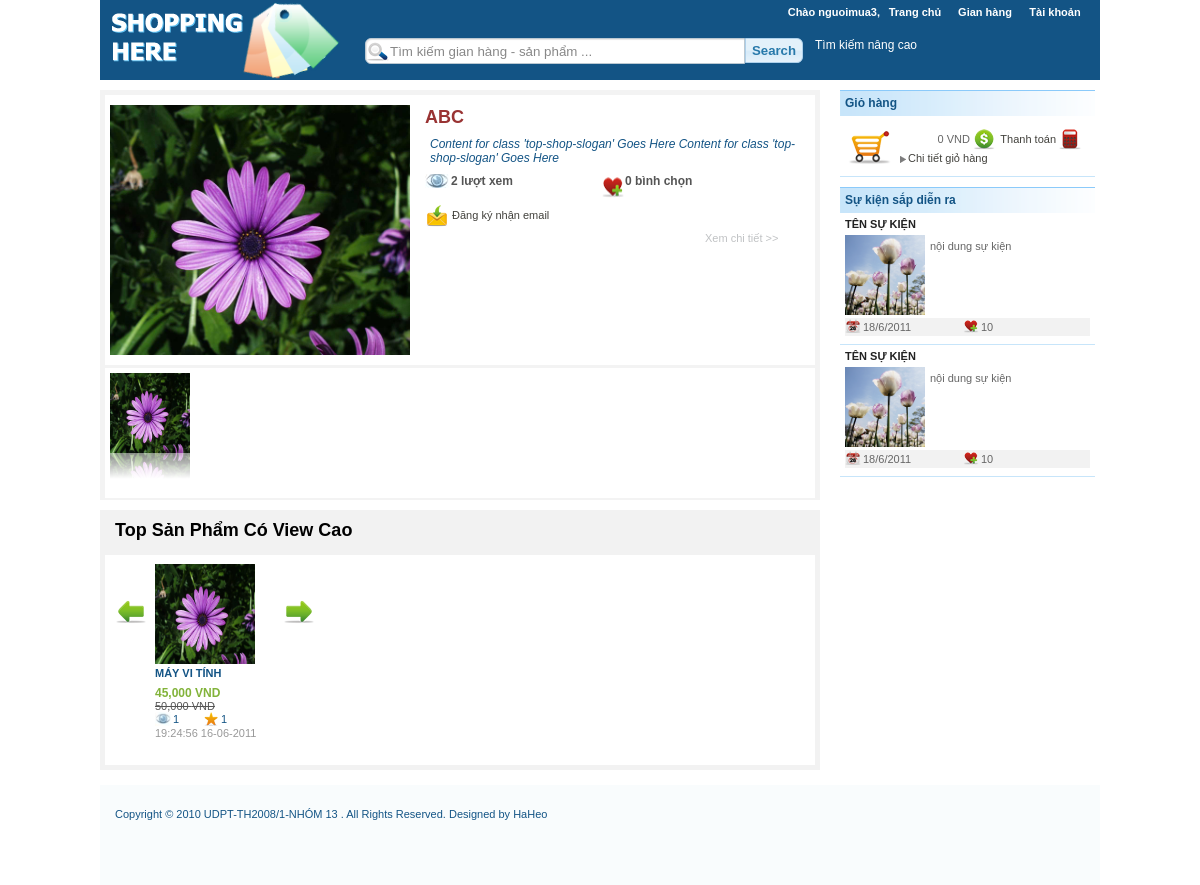
The page /index.php (signed in) on the database its author committed.
### tables this page shows
CREATE TABLE `gian_hang` (
  `MaGianHang` int(11) NOT NULL,
  `MaNguoiDung` int(11) NOT NULL,
  `TenGianHang` varchar(100) DEFAULT NULL,
  `NgayTao` datetime DEFAULT NULL,
  `NgayXoa` datetime DEFAULT NULL,
  `NguoiXoa` int(11) DEFAULT NULL,
  `NgayCapNhat` datetime DEFAULT NULL,
  `NguoiCapNhat` int(11) DEFAULT NULL,
  `Theme` varchar(100) DEFAULT NULL,
  `DaXoa` int(11) NOT NULL,
  `LuotXem` int(10) NOT NULL DEFAULT '0',
  `ThongTin` varchar(100) DEFAULT NULL,
  PRIMARY KEY (`MaGianHang`),
  KEY `FK_Gian_Hang_Nguoi_Dung` (`MaNguoiDung`),
  CONSTRAINT `FK_Gian_Hang_Doi_Tuong` FOREIGN KEY (`MaGianHang`) REFERENCES `doi_tuong` (`MaDoiTuong`) ON DELETE NO ACTION ON UPDATE NO ACTION,
  CONSTRAINT `FK_Gian_Hang_Nguoi_Dung` FOREIGN KEY (`MaNguoiDung`) REFERENCES `nguoi_dung` (`MaNguoiDung`) ON DELETE NO ACTION ON UPDATE NO ACTION
);

CREATE TABLE `san_pham` (
  `Ma` int(11) NOT NULL,
  `MaSanPham` varchar(20) DEFAULT NULL,
  `TenSanPham` varchar(100) NOT NULL,
  `SoLuong` int(11) NOT NULL,
  `DonGiaGoc` double NOT NULL,
  `DonGiaBan` double DEFAULT NULL,
  `DacDiemSP` text,
  `NgayDang` datetime NOT NULL,
  `NgayCapNhat` datetime DEFAULT NULL,
  `NguoiCapNhat` int(11) DEFAULT NULL,
  `DaXoa` int(11) DEFAULT NULL,
  `NguoiXoa` int(11) DEFAULT NULL,
  `NgayXoa` datetime DEFAULT NULL,
  `HinhAnh` varchar(50) DEFAULT NULL,
  `MaLoaiSP` int(11) DEFAULT NULL,
  `LuotXem` int(11) NOT NULL DEFAULT '0',
  PRIMARY KEY (`Ma`),
  KEY `FK_San_Pham_Loai_SP1` (`MaLoaiSP`),
  CONSTRAINT `FK_San_Pham_Doi_Tuong` FOREIGN KEY (`Ma`) REFERENCES `doi_tuong` (`MaDoiTuong`) ON DELETE NO ACTION ON UPDATE NO ACTION,
  CONSTRAINT `FK_San_Pham_Loai_SP1` FOREIGN KEY (`MaLoaiSP`) REFERENCES `loai_san_pham` (`MaLoaiSP`) ON DELETE NO ACTION ON UPDATE NO ACTION
);

### class/ConnectDB.php (called while the page is built, shortened)
<?php
class ConnectDB {
	public static function OpenConnection()
	{
		return true;
	}
}
?>

### class/GianHangDAO.php (called while the page is built, shortened)
<?php
require_once ('ConnectDB.php');
class GianHangDAO extends ConnectDB {
	public static function LayTatCaGianHangTheoNgayTao($number)
	{
		$lstGianHang = array();
		try
		{
			$strSQL = "SELECT * FROM `gian_hang` ORDER BY `LuotXem` DESC, `NgayTao` DESC ";
			if ($number > 0)
				$strSQL .= " LIMIT 0, $number ";
			$strSQL .= " ;";
			$result = mysql_query($strSQL, ConnectDB::$mLink);
			while ($row = mysql_fetch_array($result))
			{
				$gianHangDto = new GianHangDTO();
				$gianHangDto->MaGianHang = $row["MaGianHang"];
				$gianHangDto->MaNguoiDung = $row["MaNguoiDung"];
				$gianHangDto->TenGianHang = $row["TenGianHang"];
				$gianHangDto->NgayTao = $row["NgayTao"];
				$gianHangDto->NgayXoa = $row["NgayXoa"];
				$gianHangDto->NguoiXoa = $row["NguoiXoa"];
				$gianHangDto->NgayCapNhat = $row["NgayCapNhat"];
				$gianHangDto->NguoiCapNhat = $row["NguoiCapNhat"];
				$gianHangDto->Theme = $row["Theme"];
				$gianHangDto->DaXoa = $row["DaXoa"];
				$gianHangDto->LuotXem = $row["LuotXem"];
				$gianHangDto->ThongTin = $row["ThongTin"];
				array_push($lstGianHang, $gianHangDto);
			}
		}
		catch (Exception $e)
		{
			$lstGianHang = null;
		}
		return $lstGianHang;
	}
}
?>

### class/LikesDAO.php (called while the page is built, shortened)
<?php
require_once ('ConnectDB.php');
 class LikesDAO extends ConnectDB {
 	public  static  function LayDanhSachLikesTheoMaDoiTuong($maDoiTuong)
	{
		$lstLikes = array();
		try {
			$strSQL = "select * from Likes where MaDoiTuong = $maDoiTuong;";
			$result = mysql_query($strSQL, ConnectDB::$mLink);
			if(!$result || mysql_num_rows($result) <= 0)
				return null;
		} catch (Exception $e) {
			$lstLikes = null;
		}
		return $lstLikes;
	}
 	public  static  function TinhSoSaoTBCuaMotDoiTuong($maDoiTuong)
	{
		$soSaoTB = 0;
		try {
			$strSQL = "select * from Likes where MaDoiTuong = $maDoiTuong;";
			$result = mysql_query($strSQL, ConnectDB::$mLink);
			$numRow = mysql_num_rows($result);
			$tongSoSao = 0;
			while ($row = mysql_fetch_array($result) )
			{
				$tongSoSao = $tongSoSao + $row["SoSao"];
			}
			$soSaoTB = $tongSoSao/$numRow;
		} catch (Exception $e) {
			$soSaoTB = 0;
		}
		return $soSaoTB;
	}
 }
?>

### class/SanPhamDAO.php (called while the page is built, shortened)
<?php
require_once 'ConnectDB.php';
class SanPhamDAO extends ConnectDB {
	public  static  function LayDanhSachSanPham($soLuong)
	{
		$lstSanPham = array();
		try {
			if ($soLuong > 0)
				$strSQL = "SELECT * FROM `San_pham` WHERE DaXoa = 0 ORDER BY `LuotXem` DESC, `NgayDang` DESC LIMIT 0, $soLuong;";
			else
				$strSQL = "SELECT * FROM `San_pham` WHERE DaXoa = 0 ORDER BY `LuotXem` DESC, `NgayDang` DESC;";
			$result = mysql_query($strSQL, ConnectDB::$mLink);
			while ($row = mysql_fetch_array($result) )
			{
				$sanPhamDto = new SanPhamDTO();
				$sanPhamDto->Ma = $row["Ma"];
				$sanPhamDto->TenSanPham = $row["TenSanPham"];
				$sanPhamDto->SoLuong = $row["SoLuong"];
				$sanPhamDto->DonGiaGoc = $row["DonGiaGoc"];
				$sanPhamDto->DonGiaBan = $row["DonGiaBan"];
				$sanPhamDto->DacDiemSP = $row["DacDiemSP"];
				$sanPhamDto->NgayDang = $row["NgayDang"];
				$sanPhamDto->NgayCapNhat = $row["NgayCapNhat"];
				$sanPhamDto->NguoiCapNhat = $row["NguoiCapNhat"];
				$sanPhamDto->DaXoa = $row["DaXoa"];
				$sanPhamDto->NgayXoa = $row["NgayXoa"];
				$sanPhamDto->NguoiXoa = $row["NguoiXoa"];
				$sanPhamDto->MaLoaiSP = $row["MaLoaiSP"];
				$sanPhamDto->HinhAnh =$row["HinhAnh"];
				$sanPhamDto->LuotXem = $row["LuotXem"];
				array_push($lstSanPham, $sanPhamDto);
			}
		} catch (Exception $e) {
			$lstSanPham = array();
		}
		return $lstSanPham;
	}
	public  static  function LayMaGianHangCuaSanPham($maSanPham)
	{
		$res = 0;
		try {
			if (!ConnectDB::OpenConnection())
				return;
			else
			{
				$strSQL = "	SELECT lsp.MaGianHang
							FROM san_pham sp, loai_san_pham lsp
							WHERE sp.Ma = $maSanPham AND sp.MaLoaiSP = lsp.MaLoaiSP and sp.DaXoa = 0;";
				$result = mysql_query($strSQL);
				$row = mysql_fetch_array($result);
				$res = $row["MaGianHang"];
			}
		} catch (Exception $e) {
			$res = 0;
		}
		return $res;
	}
}
?>

### controls/ucTopProduct.php (the view)
<div class="top-product">
   		<div class="top-list-product-wrapper">
       	  <div class="top-list-product-title">
				Top sản phẩm có view cao
          </div>
          <div class="top-list-product-content">
              <div class="top-list-product-item-back">
              </div>
                <?php
					require_once ('class/SanPhamDAO.php');
					$dsTopSanPham = SanPhamDAO::LayDanhSachSanPham(5);
					$strOutput = "";
					if (count($dsTopSanPham) == 0)
					{
						$strOutput = "<p><i>Website chưa có sản phẩm nào.</i></p>";
					}
					else
					{
						for($i = 0; $i< count($dsTopSanPham); $i++)
						{
							$sanPham = $dsTopSanPham[$i];
							$maGH = SanPhamDAO::LayMaGianHangCuaSanPham($sanPham->Ma);
							$donGiaBan = formatMoney($sanPham->DonGiaBan);
							$donGiaGoc = formatMoney($sanPham->DonGiaGoc);
							$soSao = LikesDAO::TinhSoSaoTBCuaMotDoiTuong($sanPham->Ma);
							$ngayDangSP = date_create($sanPham->NgayDang);
							$ngayDangSP = $ngayDangSP->format('H:i:s d-m-Y ');
							$strOutput .=
							"<div class='top-list-product-item'>
								<a href='chi_tiet_san_pham?maSanPham=$sanPham->Ma&maGianHang=$maGH'>
									<img src='$sanPham->HinhAnh' width='350' height='350' />
								</a>
								<div class='name'>
								<a  href='chi_tiet_san_pham?maSanPham=$sanPham->Ma&maGianHang=$maGH'>
									$sanPham->TenSanPham
								</a>
								</div>";
							if ($donGiaBan < $donGiaGoc)
							{
								$strOutput .= "<div class='new-price'>$donGiaBan VND</div>
										<div class='old-price'>$donGiaGoc VND</div>";
							}
							else
							{
								$strOutput .= "<div class='new-price'>$donGiaGoc VND</div>";
							}
							$strOutput .= "
								<div class='top-list-product-item-info'>
								  <a href='#'><div class='views'>$sanPham->LuotXem</div></a>
								  <a href='#'><div class='stars'>$soSao</div></a>
								</div>
								 <div class='top-list-product-item-info'> ";
							$strOutput .=" <a href='#'><div class='time-upload'>$ngayDangSP</div></a>
								</div>
							</div>";
						}
					}
					echo $strOutput;
				?>
              <div class="top-list-product-item-next">
              </div>
          </div>
   		</div>
      </div>

### controls/ucTopShop.php
<div class="top-shop">
    <div class="top-shop-wrapper">
	  <?php
      require_once ('class/GianHangDAO.php');
      require_once ('class/SanPhamDAO.php');
      require_once ('class/LikesDAO.php');
      $dsGianHang = GianHangDAO::LayTatCaGianHangTheoNgayTao(8);
      if (count($dsGianHang) == 0 || is_null($dsGianHang))
      {
		  $topShop ="<p><br>Chưa có gian hàng nào được tạo.<p>";
      }
      else
      {
		  $gianHangViewCaoNhat = $dsGianHang[0];
		  $dsLikeGianHang = LikesDAO::LayDanhSachLikesTheoMaDoiTuong($gianHangViewCaoNhat->MaGianHang);
		  $soNguoiLikeGH = count($dsLikeGianHang);
		  $topShop = "
		  		<div class='top-shop-image'>
		  		<a href='#'><img src='$gianHangViewCaoNhat->Theme' width='300' height='250' /></a>
				</div>
			  <div class='top-shop-info'>
				<div class='top-shop-info-line'>
					<div class='name'>
						<a href='gian_hang.php?maGianHang=$gianHangViewCaoNhat->MaGianHang'>
							$gianHangViewCaoNhat->TenGianHang
						</a>
					</div>
				</div>
				<div class='top-shop-info-line'>
					<div class='slogan'>Content for  class 'top-shop-slogan' Goes Here Content for  class 'top-shop-slogan' Goes Here
					</div>
				</div>
				<div class='top-shop-info-line'>
					<div class='views'>$gianHangViewCaoNhat->LuotXem lượt xem </div>
					<div class='likes'>
						<a href='#'><img src='image/add_to_favorites_24.png' width='24' height='24' /></a>
						$soNguoiLikeGH bình chọn
					</div>
				</div>
			<div class='top-shop-info-line'>
            	<div class='recieve-email'>
                	<a href='#'><img src='image/yellow_mail_receive_24.png' width='24' height='24'/>
					Đăng ký nhận email</a>
                </div>
            </div>
			<div class='top-shop-info-line'>
					<div class='view-shop'>
						<a href='gian_hang.php?maGianHang=$gianHangViewCaoNhat->MaGianHang'>
							Xem chi tiết >>
						</a>
					</div>
				</div>
			  </div>
			  ";
	}
	echo $topShop;
	?>
	</div>
    <div class="list-top-shop-wrapper">
	<?php
	 $topOtherShop ="";
	 if (count($dsGianHang) <= 1)
	 {
		$topOtherShop .= "";
	 }
	 else
	 {
		  for($i = 1; $i<count($dsGianHang); $i++)
		  {
			  $otherShop = $dsGianHang[$i];
			  $topOtherShop .= "
						<div class='list-top-shop-item'>
							<a href='gian_hang.php?maGianHang=$otherShop->MaGianHang'>
								<img src='$otherShop->Theme' width='80' height='80' class='reflect' />
							</a>
						</div>
						";
		  }
	 }
	 echo $topOtherShop;
	 ?>
    </div>
</div>

### css/style-default.css (style rules this page uses)
body { font-family:Tahoma, Geneva, sans-serif; font-size:12px; background: #FFF; margin: 0; padding: 0; color: #000; }
a img { border: none; }
a:link { color: #42413C; text-decoration: none; }
.top-shop { height:400px; background:#F3F3F3; padding: 5px; margin-bottom:10px; }
.top-shop-wrapper { height: 250px; overflow:hidden; background:#FFF; padding: 10px 5px; border-bottom: 3px solid #F3F3F3; }
.top-shop-image { width: 250px; display:inline; float: left; margin: auto; }
.top-shop-info { width: 385px; float: right; padding-left: 15px; }
.top-shop-info-line { padding: 2px 0px; vertical-align:middle; overflow:hidden; }
.top-shop-info-line .name { font-weight:bold; font-size: 18px; color: #993333; text-transform:uppercase; }
.top-shop-info-line .name a { font-weight:bold; font-size: 18px; color: #993333; text-transform:uppercase; }
.top-shop-info-line .slogan { font-size: 12px; font-style:italic; color:#135485; padding: 5px; }
.top-shop-info-line .views { background: url(../image/views-icon_24.jpg) no-repeat left ; font-size: 12px; font-weight:bold; color:#555555; width: 150px; float:left; padding-left: 26px; }
.top-shop-info-line .likes { font-size: 12px; font-weight:bold; color:#555555; width: 150px; float:left; }
.likes a img { float:left; height: 26px; }
.top-shop-info-line .view-shop { font-size: 11px; font-weight:normal; color:#C0C2C4; display:block; display:inline; padding-left: 280px; }
.top-shop-info-line .view-shop a { font-size: 11px; font-weight:normal; color:#C0C2C4; text-decoration: none; }
.recieve-email { font-size: 11px; font-style:normal; color:#6E6C64; display:inline; float:left; vertical-align:middle; }
.recieve-email img { line-height: 26px; text-decoration: none; vertical-align:middle; }
.list-top-shop-wrapper { height: 120px; overflow:hidden; background:#FFF; padding: 5px; }
.list-top-shop-item { float:left; width: 85px; height: 100px; }
.top-product { background: #F2F2F2; padding: 5px; margin-bottom: 5px; border-top: 0px solid #B3B3B3; }
.top-list-product-wrapper { overflow: hidden; }
.top-list-product-title { padding: 5px 10px; height: 30px; vertical-align:middle; text-transform:capitalize; color: #000; font-size: 18px; font-weight:bold; font-family:"Trebuchet MS", Arial, Helvetica, sans-serif; }
.top-list-product-content { height: 200px; overflow: hidden; background:#FFF; padding: 5px 10px; }
.top-list-product-item-next { width: 32px; float:left; padding: 0px 4px 4px; vertical-align:middle; background:url(../image/next_32.png) no-repeat right; height: 100px; }
.top-list-product-item-back { width: 32px; float:left; padding: 0px 4px 4px; vertical-align:middle; background:url(../image/back_32.png) no-repeat left; height: 100px; }
.top-list-product-item { width: 120px; float:left; text-align:left; padding: 4px 0px; }
.top-list-product-item img { height: 100px; width: 100px; }
.top-list-product-item .name { color: #135485; font-weight: bold; text-transform:uppercase; font-size:11px; line-height: 18px; text-align:justify; }
.top-list-product-item .name a { color: #135485; font-weight: bold; text-transform:uppercase; font-size:11px; text-decoration: none; }
.top-list-product-item .old-price { color: #555555; font-weight: normal; text-decoration:line-through; font-size:11px; }
.top-list-product-item .new-price { color: #82B33A; font-weight: bold; font-size:12px; padding: 4px 0px 0px; }
.top-list-product-item-info { overflow:hidden; padding: 0px; }
.top-list-product-item-info .views { background:url(../image/views-icon_16.png) no-repeat left; padding-left: 18px; float:left; width: 30px; line-height: 14px; font-size:11px; font-weight: normal; color: #135485; }
.top-list-product-item-info .stars { background:url(../image/star_full_16.png) no-repeat left; padding-left: 18px; float:left; width: 24px; line-height: 14px; font-size:11px; font-weight: normal; color: #135485; }
.top-list-product-item-info .time-upload { float:left; width: 100%; padding-left: 0px; line-height: 14px; color: #999999; font-weight: normal; font-size:11px; }

### css/style-shop.css (style rules this page uses)
.likes { color:#135485; font-weight: normal; cursor:pointer; }

### rows shown on the page
gian_hang: Theme (picture), TenGianHang "ABC", LuotXem "2"
gian_hang: Theme (picture)
san_pham: HinhAnh (picture), TenSanPham "MÁY VI TÍNH", DonGiaBan "45,000", DonGiaGoc "50,000", LuotXem "1", soSao "1", NgayDang "19:24:56 16-06-2011"

### other values the page prints
$_SESSION['UserName'] "nguoimua3"
$soNguoiLikeGH "0"
$tongTien "0"
